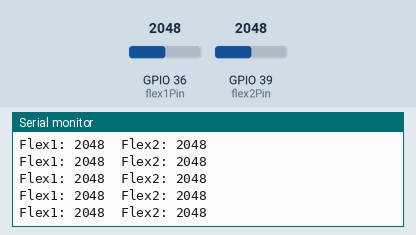
Bench run of a sketch on a simulated ESP32. Parts: the last lines printed to the serial monitor. The test bench sets the inputs (shaded band); at power-on: GPIO 36 (flex1Pin) = 2048, GPIO 39 (flex2Pin) = 2048. WiFi joins after 1.5 s; servers stay silent unless stated; uploads are accepted with an empty reply.

Above: at 2.7 s.
2.8 s: GPIO 36 (flex1Pin) set to 1460
At 2.81 s:
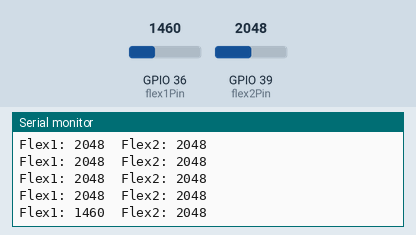
4.3 s: GPIO 39 (flex2Pin) set to 1460
At 4.32 s:
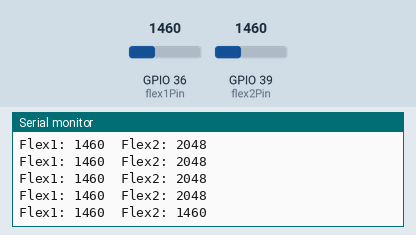
5.8 s: GPIO 36 (flex1Pin) set to 1540
At 5.82 s:
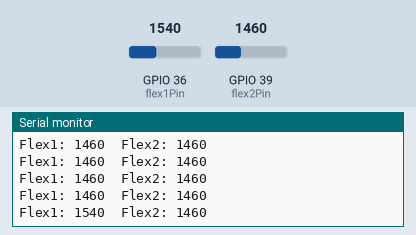
7.3 s: GPIO 39 (flex2Pin) set to 1540
At 7.33 s:
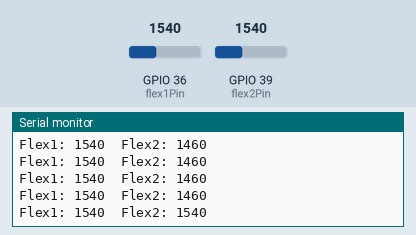
Timing chart, 0 to 9.8 s (numbered marks = the images above; inputs shaded):
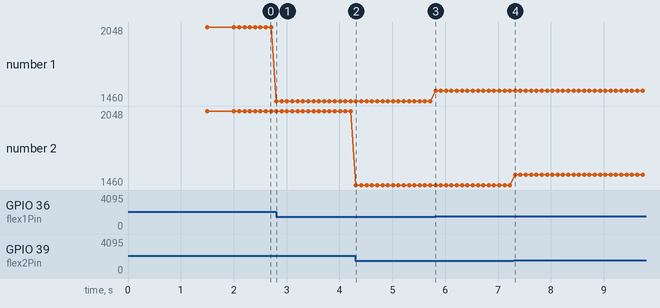

The sketch:

transmitter.ino
```cpp
#include <WiFi.h>
#include <HTTPClient.h>

const char* ssid = "SmartController";
const char* password = "12345678";

const int flex1Pin = 36; // GPIO36 - ADC1_CH0
const int flex2Pin = 39; // GPIO39 - ADC1_CH3

int threshold = 1500; // Adjust based on your flex sensor readings
bool relay1Sent = false;
bool relay2Sent = false;

void setup() {
  Serial.begin(115200);
  WiFi.begin(ssid, password);
  while (WiFi.status() != WL_CONNECTED) {
    delay(500);
    Serial.print(".");
  }
  Serial.println("\nConnected to ESP8266 AP");
}

void loop() {
  int flex1Value = analogRead(flex1Pin);
  int flex2Value = analogRead(flex2Pin);

  Serial.printf("Flex1: %d  Flex2: %d\n", flex1Value, flex2Value);

  // Relay 1 trigger
  if (flex1Value > threshold && !relay1Sent) {
    sendRelayToggle(1);
    relay1Sent = true;
  } else if (flex1Value < threshold - 100) {
    relay1Sent = false;
  }

  // Relay 2 trigger
  if (flex2Value > threshold && !relay2Sent) {
    sendRelayToggle(2);
    relay2Sent = true;
  } else if (flex2Value < threshold - 100) {
    relay2Sent = false;
  }

  delay(100);
}

void sendRelayToggle(int relayNum) {
  if (WiFi.status() == WL_CONNECTED) {
    HTTPClient http;
    String url = "http://192.168.4.1/toggle" + String(relayNum);
    http.begin(url);
    int response = http.POST("");
    Serial.printf("Relay %d toggle sent. Response: %d\n", relayNum, response);
    http.end();
  }
}
```

Measured:
- after the input at 2.8 s, the serial monitor: prints a new line at once (image 1)
- after the input at 4.3 s, the serial monitor: prints a new line at once (image 2)
- after the input at 5.8 s, the serial monitor: prints a new line at once (image 3)
- after the input at 7.3 s, the serial monitor: prints a new line at once (image 4)
- plotted number 1: 2048 → 1460 after the input at 2.8 s, 1460 → 1540 after the input at 5.8 s
